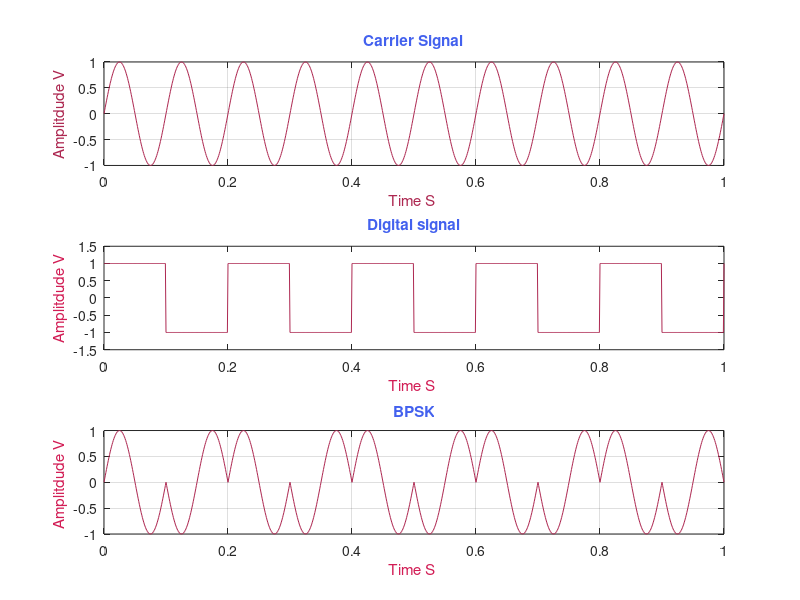

Write the MATLAB code that produced this figure.
clc;
clear all;
close all;    


msg = ('Enter the number of bits');
Nubmberofbits=input(msg) ;


Amp= 1; 
time=0:0.001:1;  
frequencyCarrier=2*Nubmberofbits;
frequencyMessage=Nubmberofbits;
xCarrier=Amp.*sin(2*pi*frequencyCarrier*time); 
f1 = figure(1); 
set(f1,'color','#BDACE4');
subplot (3,1,1);

plot(time,xCarrier,'color','#AD2851');
ylabel('Amplitdude V','color','#AD2851');
xlabel('Time S ','color','#AD2851') ;
title('Carrier Signal','color','#4361EE');
grid on;

xMessage= square(2*pi*frequencyMessage*time); 
subplot (3,1,2);
plot(time,xMessage,'color','#AD2851');
ylabel('Amplitdude V','color','#D21D55');
xlabel('Time S ','color','#D21D55') ;
ylim ([-1.5 1.5])
title ('Digital signal','color','#4361EE');

BPSKSignal=xCarrier.*xMessage ;
subplot(3,1,3);
plot(time,BPSKSignal,'color','#AD2851');grid on;
title ('BPSK','color','#4361EE');
ylabel('Amplitdude V ','color','#D21D55');
xlabel('Time S ','color','#D21D55') ;